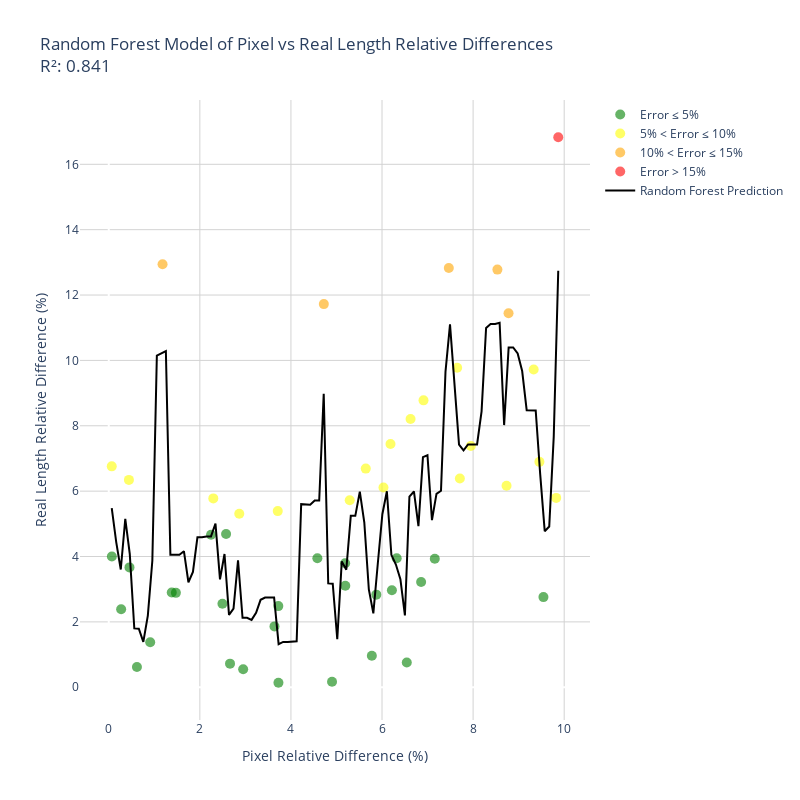

Here is the notebook cell this chart was saved with:
### Code cell
import numpy as np
from sklearn.ensemble import RandomForestRegressor
import plotly.graph_objects as go

# Prepare the data
X = new_df[['pixel_rel_diff']].values
y = new_df['real_length_rel_diff'].values

# Create and train the random forest model
rf_model = RandomForestRegressor(n_estimators=100, random_state=42)
rf_model.fit(X, y)

# Create points for prediction
X_plot = np.linspace(X.min(), X.max(), 100).reshape(-1, 1)
y_pred = rf_model.predict(X_plot)

# Create scatter plot with plotly
fig = go.Figure()

# Plot original points with different colors based on relative error
error_thresholds = [5, 10, 15]
colors = ['green', 'yellow', 'orange', 'red']

for i in range(len(error_thresholds) + 1):
    if i == 0:
        mask = new_df['real_length_rel_diff'] <= error_thresholds[0]
        label = f'Error ≤ {error_thresholds[0]}%'
    elif i == len(error_thresholds):
        mask = new_df['real_length_rel_diff'] > error_thresholds[-1]
        label = f'Error > {error_thresholds[-1]}%'
    else:
        mask = (new_df['real_length_rel_diff'] > error_thresholds[i-1]) & \
               (new_df['real_length_rel_diff'] <= error_thresholds[i])
        label = f'{error_thresholds[i-1]}% < Error ≤ {error_thresholds[i]}%'
    
    fig.add_trace(go.Scatter(
        x=new_df[mask]['pixel_rel_diff'],
        y=new_df[mask]['real_length_rel_diff'],
        mode='markers',
        name=label,
        marker=dict(
            color=colors[i],
            size=10,
            opacity=0.6
        ),
        hovertemplate=
        '<b>Image:</b> %{customdata[0]}<br>' +
        '<b>Pixels Total Length:</b> %{customdata[8]:.1f}<br>' +
        '<b>Length:</b> %{customdata[7]:.1f}<br>' +
        '<b>Total Length:</b> %{customdata[1]:.1f}<br>' +
        '<b>Lobster Size:</b> %{customdata[2]}<br>' +
        '<b>Pixel Rel Diff:</b> %{customdata[3]:.1f}%<br>' +
        '<b>Pixel Abs Diff:</b> %{customdata[4]:.1f}<br>' +
        '<b>Real Length Abs Diff:</b> %{customdata[5]:.1f}<br>' +
        '<b>Real Length Rel Diff:</b> %{customdata[6]:.1f}%<br>',
        customdata=list(zip(new_df[mask]['image_name'], 
                          new_df[mask]['total_length'],
                          new_df[mask]['lobster_size'],
                          new_df[mask]['pixel_rel_diff'],
                          new_df[mask]['pixel_abs_diff'],
                          new_df[mask]['real_length_abs_diff'],
                          new_df[mask]['real_length_rel_diff'],
                          new_df[mask]['Length'],
                          new_df[mask]['pixels_total_length']
                          )
                     )
    ))

# Add random forest prediction line
fig.add_trace(go.Scatter(
    x=X_plot.flatten(),
    y=y_pred,
    mode='lines',
    name='Random Forest Prediction',
    line=dict(color='black', width=2),
))

# Calculate R² score
r2_score = rf_model.score(X, y)

# Update layout
fig.update_layout(
    title=f'Random Forest Model of Pixel vs Real Length Relative Differences<br>R²: {r2_score:.3f}',
    xaxis_title='Pixel Relative Difference (%)',
    yaxis_title='Real Length Relative Difference (%)',
    showlegend=True,
    width=800,
    height=800,
    plot_bgcolor='white'
)

# Add grid
fig.update_xaxes(showgrid=True, gridwidth=1, gridcolor='lightgray')
fig.update_yaxes(showgrid=True, gridwidth=1, gridcolor='lightgray')

# Print model performance metrics
print(f"Random Forest Model Performance:")
print(f"R² Score: {r2_score:.3f}")

fig.show()

### Figure 1 — Plotly figure (JSON) as saved in the notebook; plotly's stock layout.template omitted (floating-point values rounded to 4 significant figures; data arrays with more than 128 entries replaced by an {"elided": "..."} marker saying what was removed)
{"data": [{"customdata": {"elided": "27x9 mixed values"}, "hovertemplate": "<b>Image:</b> %{customdata[0]}<br><b>Pixels Total Length:</b> %{customdata[8]:.1f}<br><b>Length:</b> %{customdata[7]:.1f}<br><b>Total Length:</b> %{customdata[1]:.1f}<br><b>Lobster Size:</b> %{customdata[2]}<br><b>Pixel Rel Diff:</b> %{customdata[3]:.1f}%<br><b>Pixel Abs Diff:</b> %{customdata[4]:.1f}<br><b>Real Length Abs Diff:</b> %{customdata[5]:.1f}<br><b>Real Length Rel Diff:</b> %{customdata[6]:.1f}%<br>", "marker": {"color": "green", "opacity": 0.6, "size": 10}, "mode": "markers", "name": "Error ≤ 5%", "type": "scatter", "x": [0.0682, 0.2719, 0.91, 0.4546, 0.6184, 1.383, 1.474, 2.576, 2.246, 2.496, 3.639, 3.723, 2.663, 3.726, 2.951, 5.194, 4.902, 6.217, 6.543, 7.158, 5.874, 6.322, 9.544, 6.858, 5.19, 4.58, 5.776], "y": [4.0, 2.389, 1.379, 3.667, 0.6207, 2.897, 2.889, 4.69, 4.667, 2.556, 1.862, 2.483, 0.7222, 0.1379, 0.5517, 3.103, 0.1667, 2.966, 0.7586, 3.931, 2.833, 3.944, 2.759, 3.222, 3.793, 3.944, 0.9655]}, {"customdata": {"elided": "18x9 mixed values"}, "hovertemplate": "<b>Image:</b> %{customdata[0]}<br><b>Pixels Total Length:</b> %{customdata[8]:.1f}<br><b>Length:</b> %{customdata[7]:.1f}<br><b>Total Length:</b> %{customdata[1]:.1f}<br><b>Lobster Size:</b> %{customdata[2]}<br><b>Pixel Rel Diff:</b> %{customdata[3]:.1f}%<br><b>Pixel Abs Diff:</b> %{customdata[4]:.1f}<br><b>Real Length Abs Diff:</b> %{customdata[5]:.1f}<br><b>Real Length Rel Diff:</b> %{customdata[6]:.1f}%<br>", "marker": {"color": "yellow", "opacity": 0.6, "size": 10}, "mode": "markers", "name": "5% < Error ≤ 10%", "type": "scatter", "x": [0.0656, 0.4425, 2.865, 2.295, 3.71, 5.291, 6.031, 6.186, 6.911, 9.456, 7.649, 7.709, 9.329, 5.643, 6.626, 8.734, 9.824, 7.95], "y": [6.759, 6.345, 5.31, 5.778, 5.389, 5.722, 6.111, 7.444, 8.778, 6.897, 9.778, 6.389, 9.722, 6.69, 8.207, 6.167, 5.793, 7.379]}, {"customdata": [["undistorted_GX010191_94_1132", 156.7, "big", 1.181, 9.711, 23.3, 12.94, 822.3, 832], ["undistorted_GX010191_28_230", 201.1, "big", 4.722, 48.35, 21.1, 11.72, 1024.0, 1072.0], ["undistorted_GX010191_16_495", 157, "big", 8.533, 77.97, 23, 12.78, 913.8, 835.8], ["undistorted_GX010191_15_479", 159.4, "big", 8.778, 81.81, 20.6, 11.44, 932.0, 850.2], ["undistorted_GX010194_26_373", 126.4, "small", 7.466, 90.87, 18.6, 12.83, 1217.0, 1126.0]], "hovertemplate": "<b>Image:</b> %{customdata[0]}<br><b>Pixels Total Length:</b> %{customdata[8]:.1f}<br><b>Length:</b> %{customdata[7]:.1f}<br><b>Total Length:</b> %{customdata[1]:.1f}<br><b>Lobster Size:</b> %{customdata[2]}<br><b>Pixel Rel Diff:</b> %{customdata[3]:.1f}%<br><b>Pixel Abs Diff:</b> %{customdata[4]:.1f}<br><b>Real Length Abs Diff:</b> %{customdata[5]:.1f}<br><b>Real Length Rel Diff:</b> %{customdata[6]:.1f}%<br>", "marker": {"color": "orange", "opacity": 0.6, "size": 10}, "mode": "markers", "name": "10% < Error ≤ 15%", "type": "scatter", "x": [1.181, 4.722, 8.533, 8.778, 7.466], "y": [12.94, 11.72, 12.78, 11.44, 12.83]}, {"customdata": [["undistorted_GX010193_20_1365", 120.6, "small", 9.869, 117.2, 24.4, 16.83, 1188.0, 1071.0]], "hovertemplate": "<b>Image:</b> %{customdata[0]}<br><b>Pixels Total Length:</b> %{customdata[8]:.1f}<br><b>Length:</b> %{customdata[7]:.1f}<br><b>Total Length:</b> %{customdata[1]:.1f}<br><b>Lobster Size:</b> %{customdata[2]}<br><b>Pixel Rel Diff:</b> %{customdata[3]:.1f}%<br><b>Pixel Abs Diff:</b> %{customdata[4]:.1f}<br><b>Real Length Abs Diff:</b> %{customdata[5]:.1f}<br><b>Real Length Rel Diff:</b> %{customdata[6]:.1f}%<br>", "marker": {"color": "red", "opacity": 0.6, "size": 10}, "mode": "markers", "name": "Error > 15%", "type": "scatter", "x": [9.869], "y": [16.83]}, {"line": {"color": "black", "width": 2}, "mode": "lines", "name": "Random Forest Prediction", "type": "scatter", "x": [0.0656, 0.1646, 0.2637, 0.3627, 0.4617, 0.5607, 0.6598, 0.7588, 0.8578, 0.9568, 1.056, 1.155, 1.254, 1.353, 1.452, 1.551, 1.65, 1.749, 1.848, 1.947, 2.046, 2.145, 2.244, 2.343, 2.442, 2.541, 2.64, 2.739, 2.838, 2.937, 3.036, 3.135, 3.234, 3.333, 3.432, 3.531, 3.631, 3.73, 3.829, 3.928, 4.027, 4.126, 4.225, 4.324, 4.423, 4.522, 4.621, 4.72, 4.819, 4.918, 5.017, 5.116, 5.215, 5.314, 5.413, 5.512, 5.611, 5.71, 5.809, 5.908, 6.007, 6.106, 6.205, 6.304, 6.403, 6.502, 6.601, 6.7, 6.799, 6.898, 6.997, 7.096, 7.195, 7.294, 7.393, 7.493, 7.592, 7.691, 7.79, 7.889, 7.988, 8.087, 8.186, 8.285, 8.384, 8.483, 8.582, 8.681, 8.78, 8.879, 8.978, 9.077, 9.176, 9.275, 9.374, 9.473, 9.572, 9.671, 9.77, 9.869], "y": [5.482, 4.434, 3.602, 5.151, 4.074, 1.8, 1.79, 1.391, 2.193, 3.869, 10.15, 10.23, 10.29, 4.055, 4.052, 4.052, 4.162, 3.213, 3.529, 4.589, 4.591, 4.615, 4.615, 5.004, 3.302, 4.076, 2.216, 2.404, 3.885, 2.125, 2.125, 2.061, 2.279, 2.676, 2.745, 2.745, 2.745, 1.318, 1.386, 1.386, 1.386, 1.407, 5.602, 5.586, 5.586, 5.715, 5.715, 8.981, 3.177, 3.166, 1.47, 3.851, 3.596, 5.244, 5.244, 5.982, 5.037, 2.995, 2.259, 3.801, 5.294, 5.998, 4.051, 3.754, 3.309, 2.2, 5.835, 5.989, 4.927, 7.039, 7.098, 5.116, 5.915, 6.011, 9.658, 11.1, 9.186, 7.424, 7.246, 7.43, 7.43, 7.43, 8.443, 10.99, 11.12, 11.12, 11.15, 8.022, 10.4, 10.4, 10.21, 9.675, 8.477, 8.477, 8.468, 6.513, 4.775, 4.917, 7.668, 12.74]}], "layout": {"height": 800, "plot_bgcolor": "white", "showlegend": true, "title": {"text": "Random Forest Model of Pixel vs Real Length Relative Differences<br>R²: 0.841"}, "width": 800, "xaxis": {"gridcolor": "lightgray", "gridwidth": 1, "showgrid": true, "title": {"text": "Pixel Relative Difference (%)"}}, "yaxis": {"gridcolor": "lightgray", "gridwidth": 1, "showgrid": true, "title": {"text": "Real Length Relative Difference (%)"}}}}
